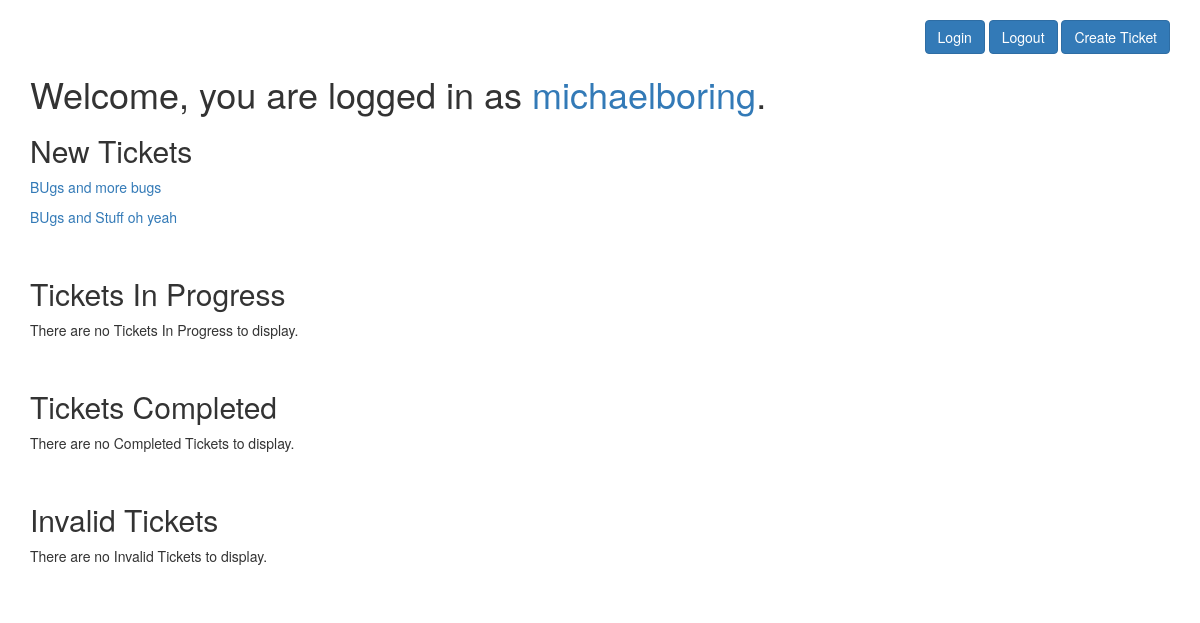
Before: / (signed in) with the older database file.
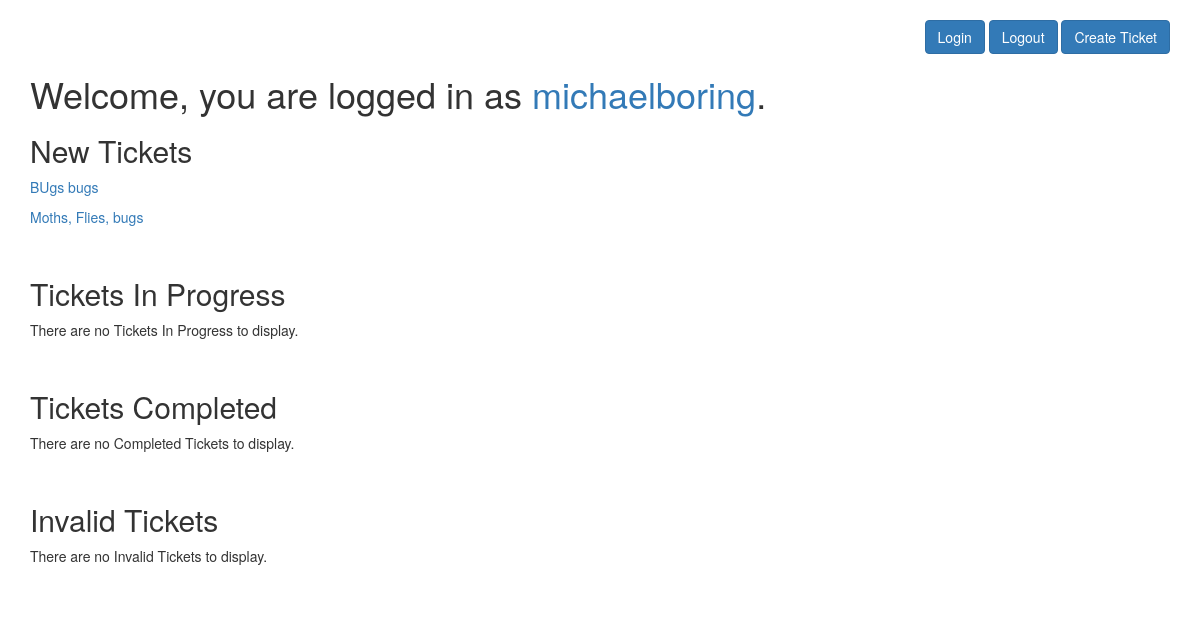
After: the same page with the newer database file.
### homepage/models.py (models this page shows, shortened)
class Ticket(models.Model):
    title = models.CharField(max_length=50)
    post_date = models.DateTimeField(default=timezone.now)
    description = models.TextField()
    user_filed = models.CharField(max_length=50)
    status = models.CharField(max_length=50, default='New')
    user_assigned = models.CharField(max_length=50, blank=True, null=True)
    user_completed = models.CharField(max_length=50, blank=True, null=True)

### homepage/views.py (the view)
# urls.py: path('', index, name="homepage"),
def index(request):
    new_tickets = Ticket.objects.filter(status='New')
    progress_tickets = Ticket.objects.filter(status='InProgress')
    completed_tickets = Ticket.objects.filter(status='Done')
    invalid_tickets = Ticket.objects.filter(status='Invalid')
    return render(request, "index.html", {"new_tickets": new_tickets, "progress_tickets": progress_tickets, "completed_tickets": completed_tickets, "invalid_tickets": invalid_tickets})

### templates/index.html
{% extends 'base.html' %} {% block content %}
<br />
<div align="right">
  <a href="/login/" class="btn btn-primary">Login</a>&nbsp;<a
    href="/logout/"
    class="btn btn-primary"
    >Logout</a
  >{% if request.user.is_authenticated %}&nbsp;<a
    href="/addticket/"
    class="btn btn-primary"
    >Create Ticket</a
  >{% endif %}
</div>
{% if request.user.is_authenticated %}
<h1>
  Welcome, you are logged in as
  <a href="user/{{ request.user.id }}/">{{ request.user.username }}</a>.
</h1>
<h2>New Tickets</h2>
{% if new_tickets %} {% for post in new_tickets %}
<p>
  <a href="ticket/{{ post.id }}/">{{ post.title }}</a>
</p>
{% endfor %} {% else %}
<p>There are no New Tickets to display.</p>
{% endif %}
<br />
<h2>Tickets In Progress</h2>
{% if progress_tickets%} {% for post in progress_tickets %}
<p>
  <a href="ticket/{{ post.id }}/">{{ post.title }}</a>
</p>
{% endfor %} {% else %}
<p>There are no Tickets In Progress to display.</p>
{% endif %}
<br />
<h2>Tickets Completed</h2>
{% if completed_tickets %} {% for post in completed_tickets %}
<p>
  <a href="ticket/{{ post.id }}/">{{ post.title }}</a>
</p>
{% endfor %} {% else %}
<p>There are no Completed Tickets to display.</p>
{% endif %}
<br />
<h2>Invalid Tickets</h2>
{% if invalid_tickets %} {% for post in invalid_tickets %}
<p>
  <a href="ticket/{{ post.id }}/">{{ post.title }}</a>
</p>
{% endfor %} {% else %}
<p>There are no Invalid Tickets to display.</p>
{% endif %}
<br />
{% else %}
<h2>Welcome, please <a href="/login/">login</a>.</h2>
{% endif %} {% endblock %}

Changed rows visible on the page:
changed Ticket: title "BUgs and more bugs" → "BUgs bugs"
changed Ticket: title "BUgs and Stuff oh yeah" → "Moths, Flies, bugs"
